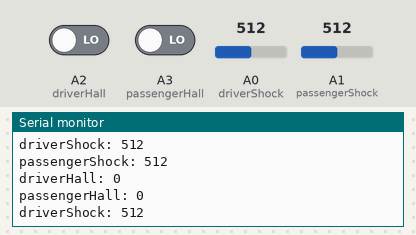
The sketch below on a simulated Arduino Uno, built with avr-gcc and run on an emulated ATmega328P. Parts: the last lines printed to the serial monitor. The test bench sets the inputs (shaded band); at power-on: A0 (driverShock) = 512, A1 (passengerShock) = 512, A2 (driverHall) LOW, A3 (passengerHall) LOW.

Above: at 1.2 s.
1.3 s: A0 (driverShock) set to 981
At 1.8 s:
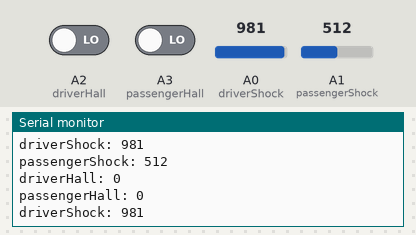
4.3 s: A0 (driverShock) set to 1017
At 4.8 s:
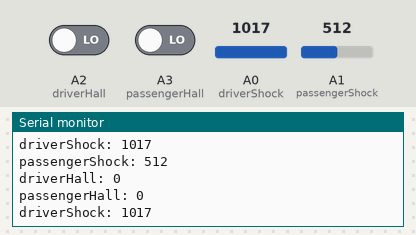
5.8 s: A1 (passengerShock) set to 11
At 6.5 s:
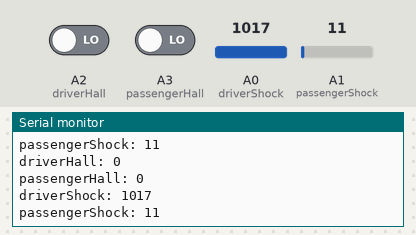
7.3 s: A1 (passengerShock) set to 8
At 7.8 s:
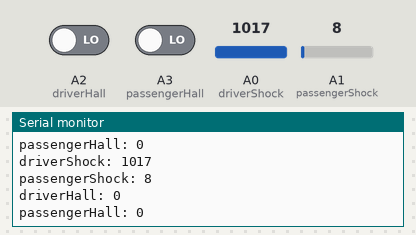
Timing chart, 0 to 10.3 s (numbered marks = the images above; inputs shaded):
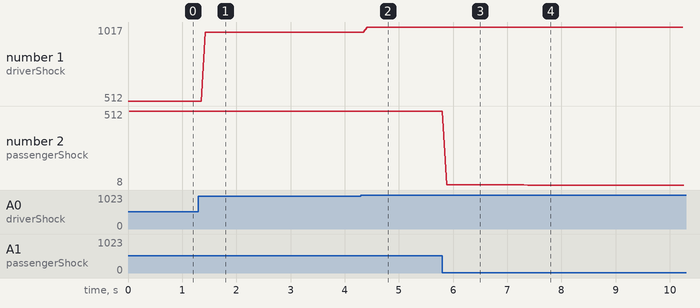

Measured:
- the behaviour switches between 10 and 9 on A1 (passengerShock) (found by bisection; images 3 and 4)
- after the input at 1.3 s, the serial monitor: prints a new line after 0.12 s (image 1)
- after the input at 4.3 s, the serial monitor: prints a new line after 0.12 s (image 2)
- after the input at 5.8 s, the serial monitor: prints a new line after 0.08 s (image 3)
- after the input at 7.3 s, the serial monitor: prints a new line after 0.08 s (image 4)
- plotted number 1: 512 → 981 after the input at 1.3 s, 981 → 1017 after the input at 4.3 s
- plotted number 2: 512 → 11 after the input at 5.8 s, 11 → 8 after the input at 7.3 s

The sketch:

RearSensorCode_1.0.ino
```cpp
/*
 * File:    RearSensorCode_1.1.ino
 * Date:    9/13/2022
 * Org:     Software Engineering Baja Team
 * Author:  Gabriel Shanahan / Logan Gillum / Paul Haines / ADD NAME HERE IF EDITED
 * Purpose: Reads sensor data for Baja Buggy (shock travel & wheel speed)
 *          and sends to MasterController for data collection and organization.
 */

//SHOCK
#define driverShock A0
#define passengerShock A1

//HALL EFFECT
#define driverHall A2
#define passengerHall A3

void setup() {
  //Setup Function that automatically runs when Arduino is powered on.

  Serial.begin(9600);

  //Define Pins for Shock Inputs
    pinMode(driverShock, INPUT );
    pinMode(passengerShock, INPUT );

  //Define Pins for Hall Effect Inputs
    pinMode(driverHall,INPUT);
    pinMode(passengerHall,INPUT);
}


void loop() {
  //Loop Function for constantly polling sensors while Ardiuno runs

  //SHOCK
    //REAR driver-side shock sensor
      int VALdriverShock = analogRead(driverShock);
      Serial.print("driverShock: "); //print for debug only
      Serial.println(VALdriverShock);

    //REAR passenger-side shock sensor
    int VALpassengerShock = analogRead(passengerShock);
    Serial.print("passengerShock: "); //print for debug only
    Serial.println(VALpassengerShock);

  //HALL EFFECT
    //REAR driver-side hall effect sensor
      int VALdriverHall = digitalRead(driverHall);
      Serial.print("driverHall: "); //print for debug only
      Serial.println(VALdriverHall);

    //REAR passenger-side hall effect sensor
      int VALpassengerHall = digitalRead(passengerHall);
      Serial.print("passengerHall: "); //print for debug only
      Serial.println(VALpassengerHall);
}
```
